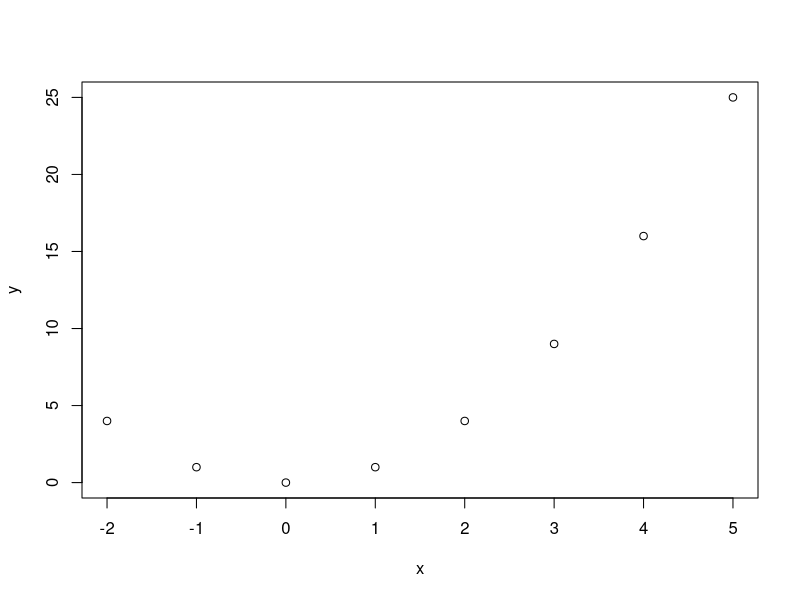
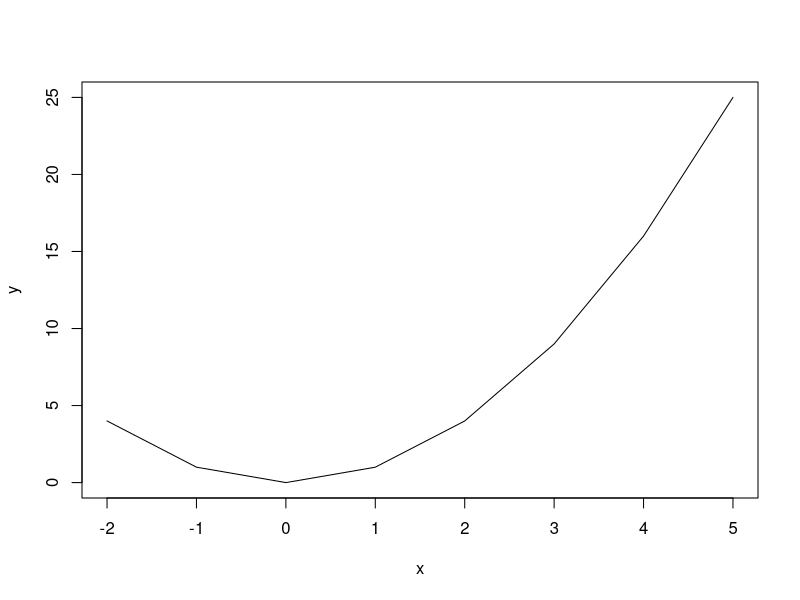
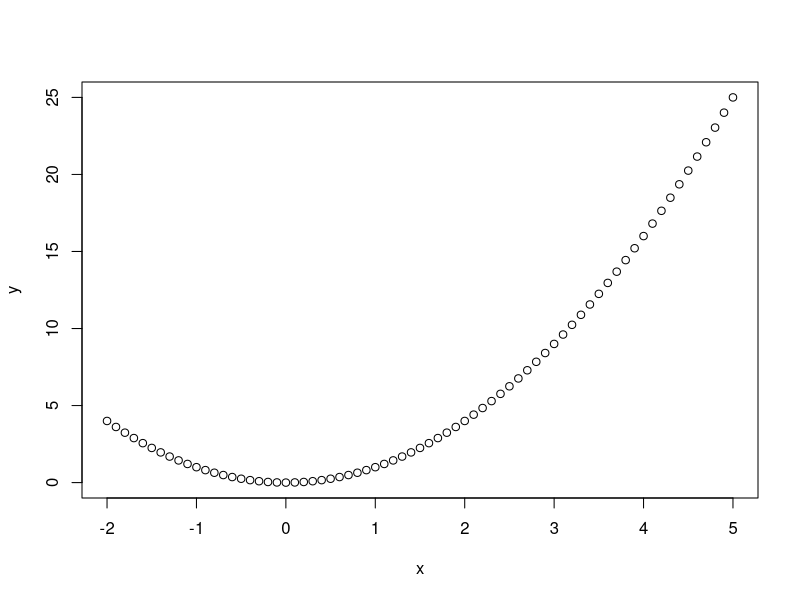
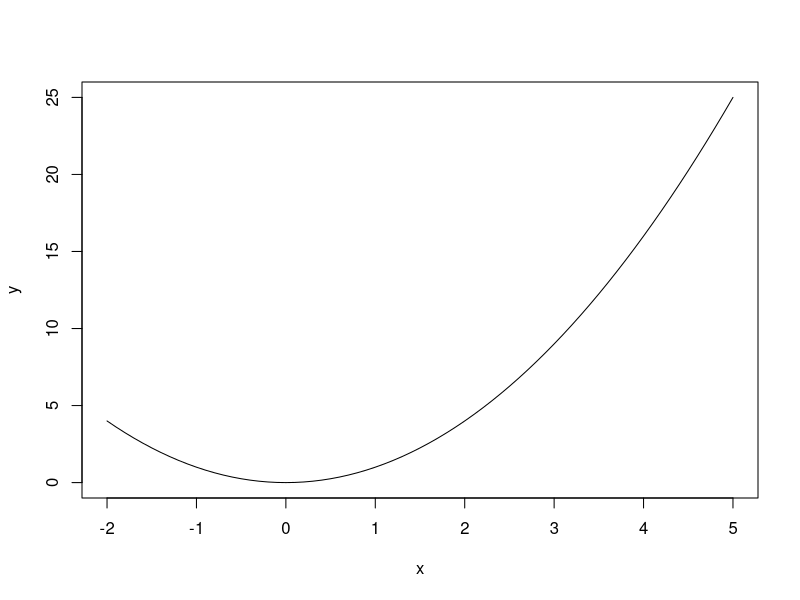
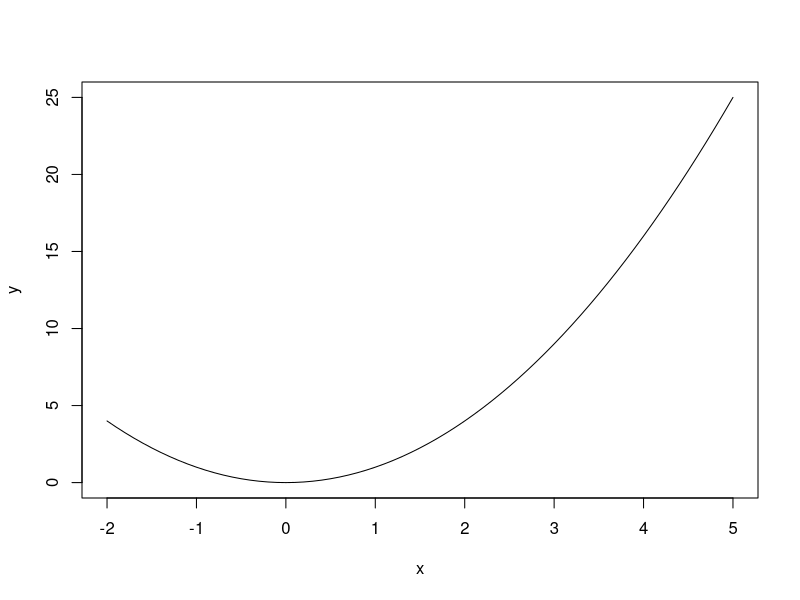
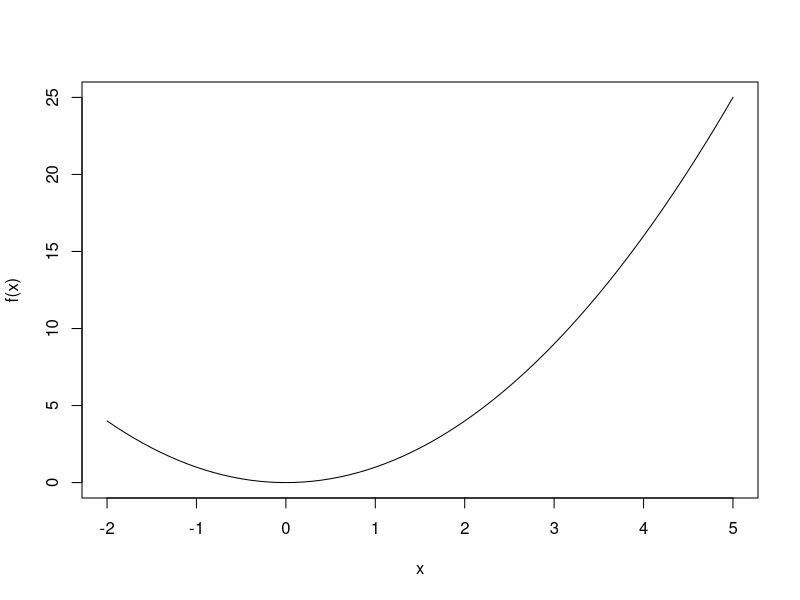
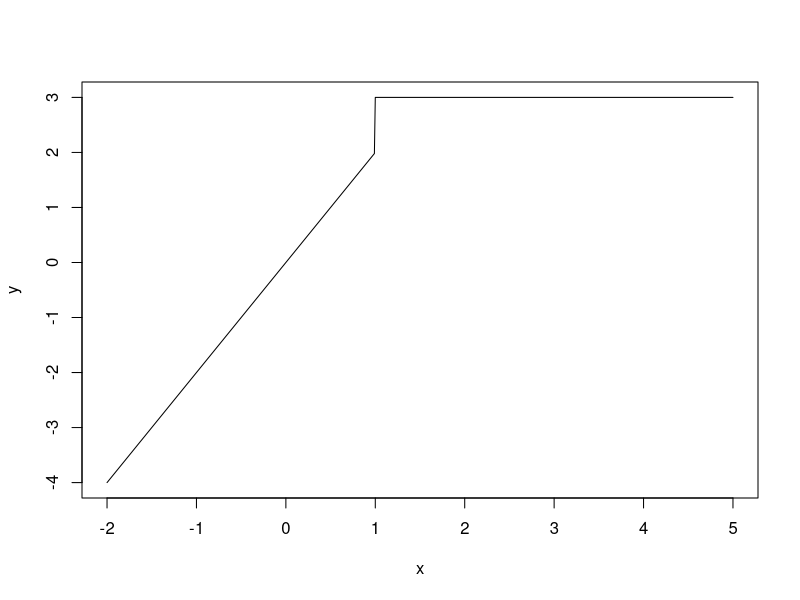
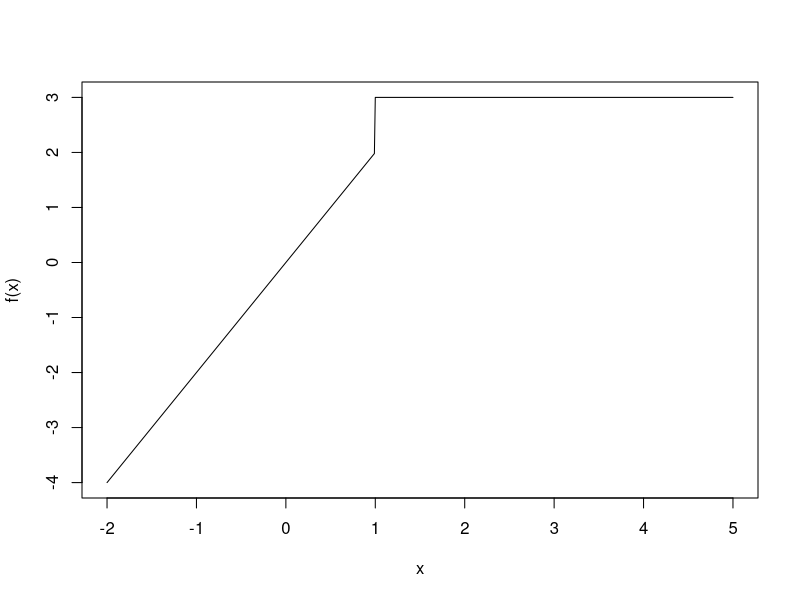

The R script that drew these images, in order:
(-2)^2
(-1)^2
(0)^2
(1)^2

x <- c(-2,-1,0,1,2,3,4,5)
x
x^2
x <- -2:5
x <- -20:300
x
x^2


x <- c(-2,-1,0,1,2,3,4,5)
x
x <- seq(-2,5)
x
x <- seq(-10,10,by = 2)
x
 
x <- seq(-2,5)
y <- x^2
plot(x,y)
plot(x,y, type = "l")


x <- seq(-2,5,0.1)
y <- x^2
plot(x,y)
plot(x,y, type = "l")

f <- function(x){x^2}
x <-  seq(-2,5,0.1)
y <- f(x)
plot(x,y, type = "l")
plot(x,f(x), type = "l")


f <- function(x){
  ifelse(x < 1, 2*x, 3)
}
f(2)
f(7)
f(-10)
f(1)
f(.999)

x <-  seq(-2,5,0.01)
y <- f(x)
#y
plot(x,y, type = "l")
plot(x,f(x), type = "l")



#Scatter plots
mtcars
?mtcars
mtcars$wt

par(mar=c(4,4,0.25,0.25))
x <- mtcars$wt
y <- mtcars$mpg
plot(x,y)


par(mar=c(4,4,2,0.25))
x <- mtcars$wt
y <- mtcars$mpg
plot(x,y,
     pch=11,
     xlab='weight (1000 lbs)',
     ylab='Miles per US gallon',main='Our 1st Scatter Plot')

#We can also put everything on a single line, as done below, but the above is easier to read.
plot(x,y,pch=16,xlab='weight (1000 lbs)',ylab='Miles per US gallon',main='Our 1st Scatter Plot')

